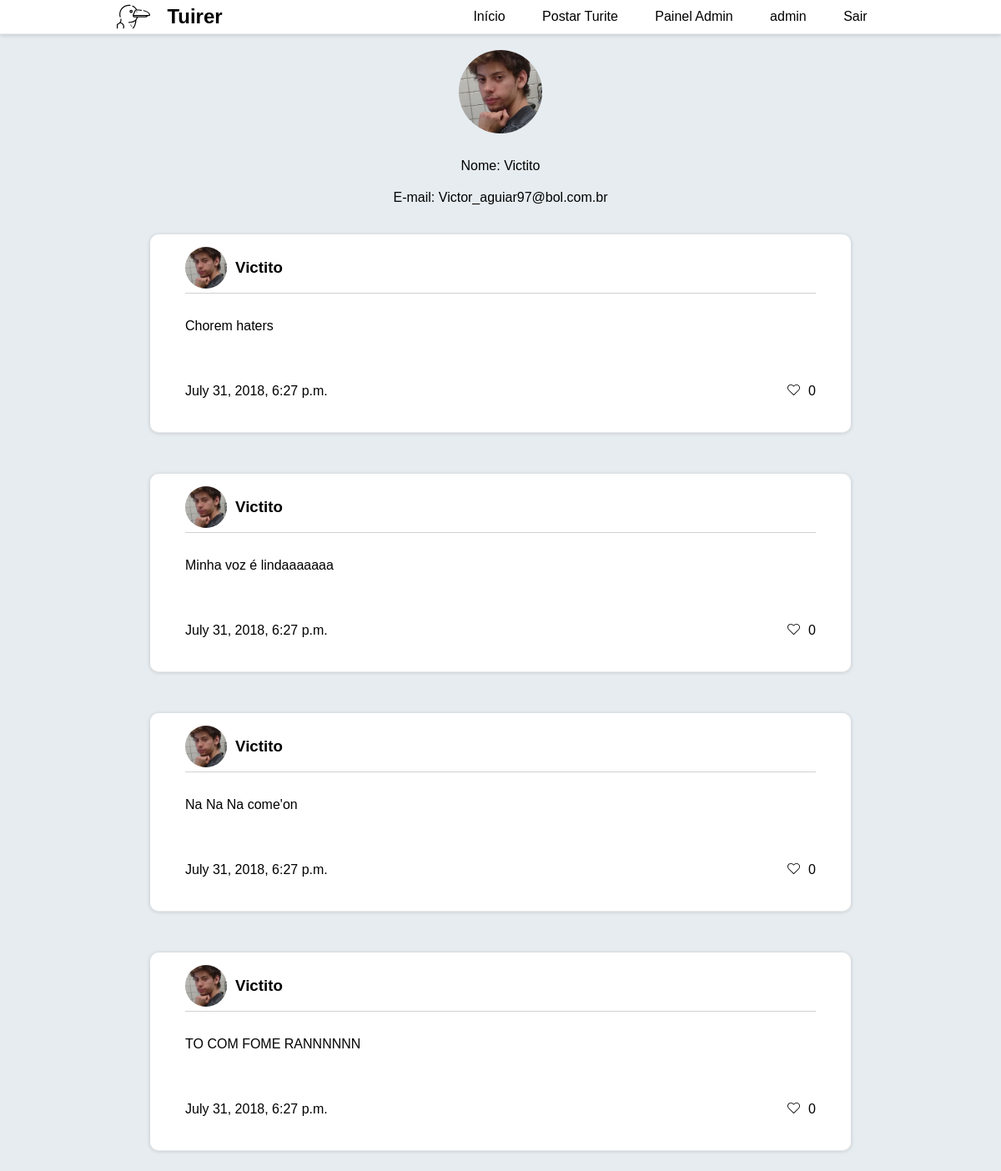
/perfil/2/ (signed in), run on the app's committed database.
### users/models.py (models this page shows)
class User(AbstractUser):
    picture = models.ImageField('Foto de perfil', default='img/blank-pic.png')
    following = models.ManyToManyField('self', blank = True)

### tuites/models.py (models this page shows)
class Tuite(models.Model):
    content = models.CharField('Tuite', max_length=280)
    author = models.ForeignKey('users.User', on_delete=models.CASCADE, related_name='tuites')
    date_created = models.DateTimeField(auto_now_add=True)
    liked_by = models.ManyToManyField('users.User', blank=True)
    objects = TuitesManager()
    def __str__(self):
        return f'{self.content}'
    class Meta:
        ordering = ('content', )

### users/views.py (the view)
# urls.py: path('perfil/<int:pk>/', ProfileView.as_view(), name='profile'),
class ProfileView(DetailView):
    model = User
    template_name = 'profile.html'
    context_object_name = 'profile'

### templates/profile.html (shortened to what this page needs)
{% extends 'base.html' %}
{% load staticfiles %}
{% block body %}
    <img src="{{ profile.picture.url }}" class="profile-image">
    <p class="profile-text">Nome: {{ profile.username }}</p>
    <p class="profile-text">E-mail: {{ profile.email }}</p>
    {% for tuite in profile.tuites.all %}
        {% include 'includes/card.html' %}
    {% endfor %}
{% endblock %}

### templates/includes/menu.html
{% load staticfiles %}
<nav id="nav">
    <div id="logo">
        <img src="{% static 'img/albatross.svg' %}" alt="">
        <h1 id="logomarca">Tuirer</h1>
    </div>
    <div id="nav-buttons">
        <a href="{% url 'index' %}">Início</a>
        <a href="{% url 'tuites:post_tuite' %}">Postar Turite</a>
        {% if request.user.is_superuser %}
            <a href="/admin"> Painel Admin</a>
        {% endif %}
        {% if user.is_authenticated %}
            <a href="{% url 'users:profile' request.user.pk %}"> {{ request.user.username }}</a>
            <a href="{% url 'users:logout' %}"> Sair</a>
        {% else %}
            <a href="{% url 'users:login' %}">Login</a>
            <a href="{% url 'users:signup' %}">Cadastro</a>
        {% endif %}
    </div>
</nav>

### templates/includes/card.html
{% load static %}
<div id="tuite">
    <div id="user-block">
        <img src="{{ tuite.author.picture.url }}" alt="">
        <h3 id="username"> {{ tuite.author }}</h3>
    </div>
    <div id="tuite-text">
        {{ tuite }}
    </div>
    <div id="reactions">
        <p>{{ tuite.date_created }}</p>
        <div>
            <img src="{% static 'img/heart.svg' %}" alt="">
            <p id="score">0</p>
        </div>
    </div>
</div>

### static/css/style.css (style rules this page uses)
body { font-family: sans-serif; margin: 0; background: #e6ecf0; display: flex; flex-direction: column; align-items: center; }
#logo { display: flex; flex-direction: row; align-items: center; justify-content: center; }
#logo img { width: 40px; padding: 0 20px 0 0; }
#nav { display: flex; flex-direction: row; justify-content: space-around; background-color: white; width: 100%; align-items: center; position: fixed; box-shadow: 0 1px 1px 0 #ECECEC, 0 2px 5px 0 rgba(0, 0, 0, 0.19); }
#nav-buttons a { border-bottom: 3px solid white; transition: all 0.2s ease-out; }
#nav a { margin: 0 20px 0 20px; color: black; }
#tuite { display: flex; flex-direction: column; align-items: center; justify-content: space-around; background-color: white; width: 70%; margin: 25px 0 25px 0; box-shadow: 0 1px 1px 0 #ECECEC, 0 1px 5px 0 rgba(0, 0, 0, 0.19); border-radius: 10px; }
#user-block { display: flex; flex-direction: row; align-items: center; justify-content: flex-start; width: 90%; border-bottom: 1px solid rgb(209, 209, 209); margin: 10px 0 10px 0; padding: 5px 0 5px 0; }
#user-block img { width: 50px; background-color: #ddd; border-radius: 100%; height: 50px; object-fit: cover; width: 50px; margin: 0 10px 0 0; }
#tuite-text { width: 90%; padding: 20px 0 20px 0; }
#reactions { width: 90%; display: flex; flex-direction: row; align-items: center; justify-content: space-between; padding: 20px 0 20px 0; }
#reactions div { display: flex; flex-direction: row; align-items: center; justify-content: center; padding: 20px 0 20px 0; }
#reactions div img { transition: all 0.1s linear; width: 15px; height: auto; padding: 0 10px 3px 0; }
h1, h2, h3, p { margin: 0; }
.profile-image { background-color: #ddd; border-radius: 100%; height: 100px; object-fit: cover; width: 100px; margin: 20px; }
.profile-text { padding: 10px 0 10px 0; }
a, u { text-decoration: none; }

### data on the page
User: user.username "admin"
User: picture (picture), username "Victito", email "Victor_aguiar97@bol.com.br"
Tuite: author.picture (picture), author "Victito", content "Chorem haters", date_created "July 31, 2018, 6:27 p.m."
Tuite: author.picture (picture), author "Victito", content "Minha voz é lindaaaaaaa", date_created "July 31, 2018, 6:27 p.m."
Tuite: author.picture (picture), author "Victito", content "Na Na Na come'on", date_created "July 31, 2018, 6:27 p.m."
Tuite: author.picture (picture), author "Victito", content "TO COM FOME RANNNNNN", date_created "July 31, 2018, 6:27 p.m."
